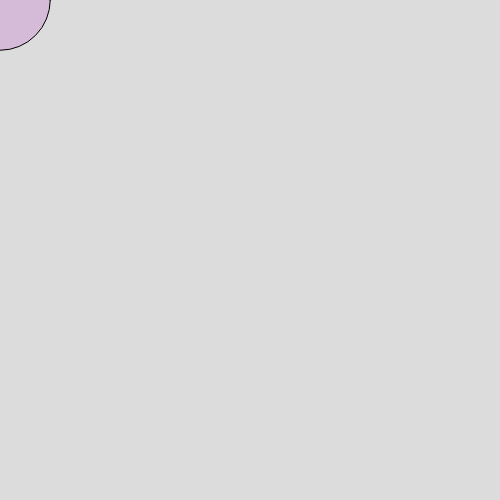
Frame 1 (no input)
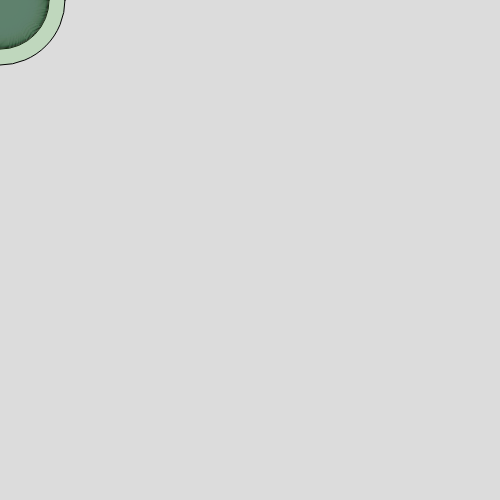
Frame 60 (no input)
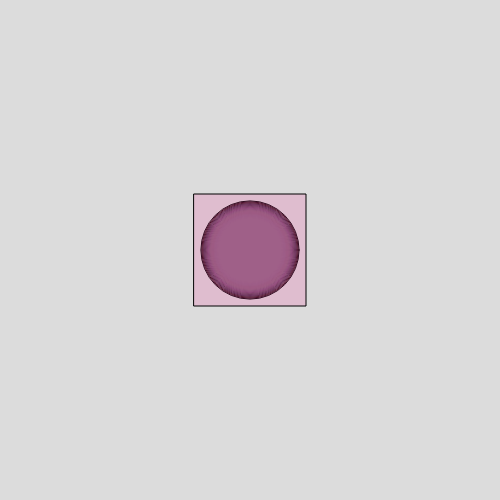
Frame 120 (the mouse pressed at the canvas centre since frame 60)

The p5.js sketch that drew these frames (run headless with seeded random() and noise() and a simulated clock; from frame 60 on, the mouse is pressed at the canvas centre):

// p5.js sketch
// ── sketch.js
var x = 100;
var y = 100;
var trail = []; 

function setup() {
  createCanvas(500, 500);
}

function draw() {
  background(220); // Clear the canvas each frame

  // Draw mouse trails
  for (var i = 0; i < trail.length; i++) {
    var trailPos = trail[i];
    var trailSize = map(i, 0, trail.length, 10, 100); // Adjust the size based on the trail length
    var a = random(0, 255);
    var b = random(0, 255);
    var c = random(0, 255);
    fill(a, b, c, 50);
    ellipse(trailPos.x, trailPos.y, trailSize, trailSize);
  }

  // Add current mouse position to the trail array
  trail.push({ x: mouseX, y: mouseY });

  // If the trail array gets too long, remove the oldest position
  if (trail.length > 50) {
    trail.shift();
  }

  // Draw shapes based on mouse state
  if (mouseIsPressed) {
    var m= random(0, 255);
    var n= random(0, 255);
    var o = random(0, 255);
    fill(m, n, o, 50);
    y = y + 0.2;
    rect(mouseX - y / 2, mouseY - y / 2, y, y);
  } else {
    x = x + 0.5;
    var a1 = random(0, 255);
    var b1 = random(0, 255);
    var c1 = random(0, 255);
    fill(a1, b1, c1, 50);
    ellipse(mouseX, mouseY, x, x);
  }
}
